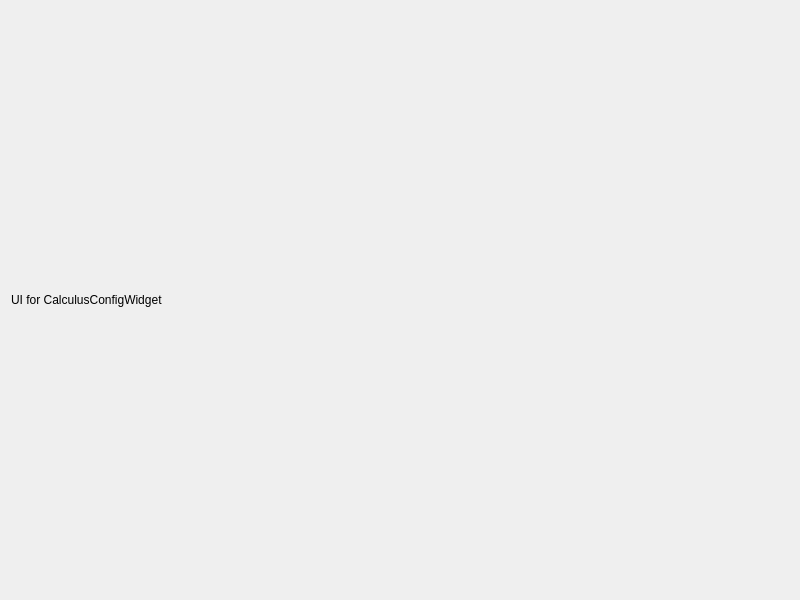
<?xml version="1.0" encoding="UTF-8"?>
<ui version="4.0">
 <class>CalculusConfigWidget</class>
 <widget class="QWidget" name="calculusConfigWidget">
  <property name="geometry">
   <rect>
    <x>0</x>
    <y>0</y>
    <width>800</width>
    <height>600</height>
   </rect>
  </property>
  <property name="windowTitle">
   <string>Calculus Config Widget</string>
  </property>
  <layout class="QVBoxLayout" name="verticalLayout">
   <item>
    <widget class="QLabel" name="label">
     <property name="text">
      <string>UI for CalculusConfigWidget</string>
     </property>
    </widget>
   </item>
  </layout>
 </widget>
 <resources/>
 <connections/>
</ui>
